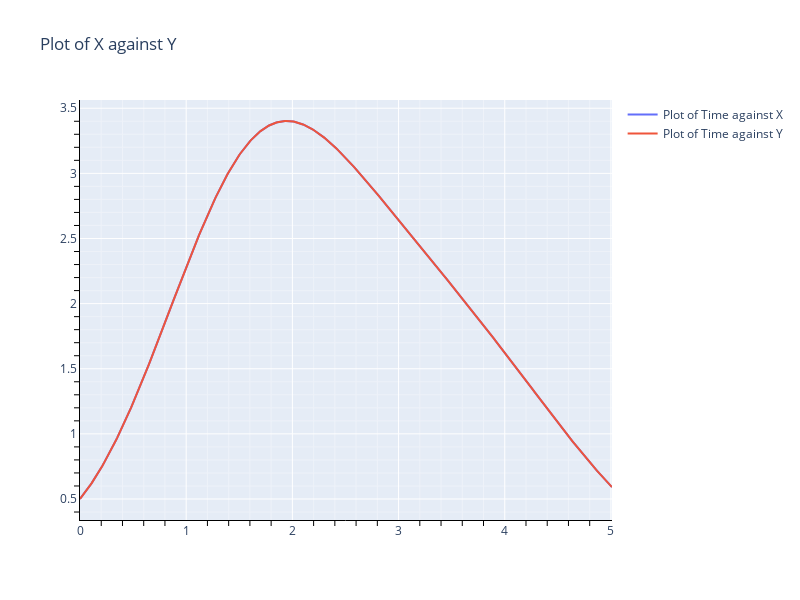

The notebook cell saved with this chart:
### Markdown cell above
<H2> Метод прогноз-коррекция

### Code cell
method_name = "_ode_Predictor_Corrector_output"

df = pd.read_csv(fout_dir + file_name_2 + method_name + ".csv")


def u_func(t):
    return np.exp(np.sin(t)) - np.cos(t) + 0.5


t = df["time"]
y = df["u0"]
u = u_func(t)


draw_plots_plotly(t, y, u)

### Figure 1 — Plotly figure (JSON) as saved in the notebook; plotly's stock layout.template omitted (floating-point values rounded to 4 significant figures; data arrays with more than 128 entries replaced by an {"elided": "..."} marker saying what was removed)
{"data": [{"mode": "lines", "name": "Plot of Time against X", "type": "scatter", "x": {"elided": "502 float values"}, "y": {"elided": "502 float values"}}, {"mode": "lines", "name": "Plot of Time against Y", "type": "scatter", "x": {"elided": "502 float values"}, "y": {"elided": "502 float values"}}], "layout": {"autosize": false, "height": 600, "title": {"text": "Plot of X against Y"}, "width": 800, "xaxis": {"linecolor": "black", "linewidth": 1, "minor": {"showgrid": true, "tickcolor": "black", "ticklen": 5}, "showline": true}, "yaxis": {"linecolor": "black", "linewidth": 1, "minor": {"showgrid": true, "tickcolor": "black", "ticklen": 5}, "showline": true}}}
